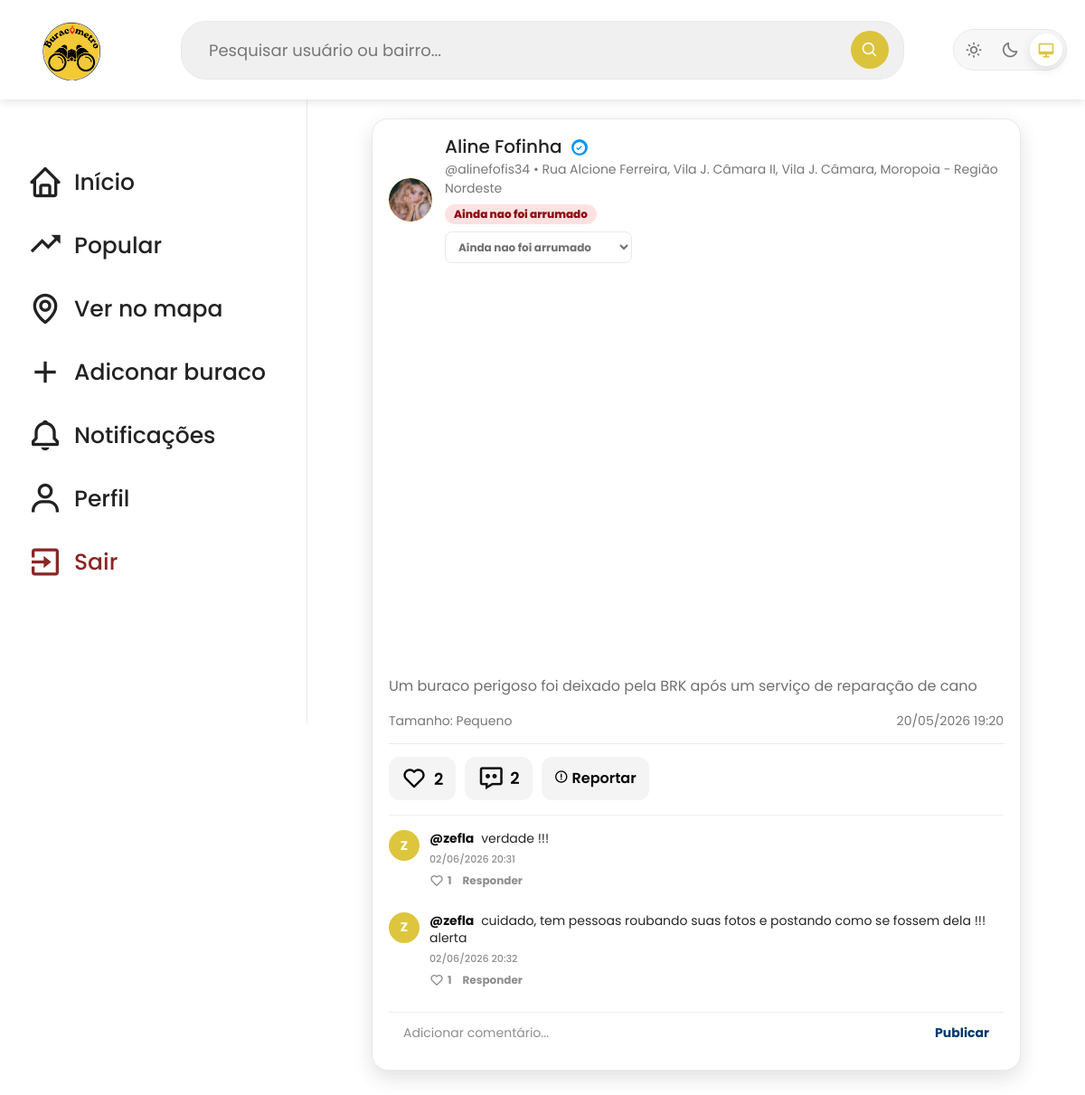
Screenshot of /buracos/detalhe/23/ (signed in) with the database file from the repository.
### buracos/models.py (models this page shows, shortened)
class Buraco(models.Model):
    STATUS_NAO_ARRUMADO = "nao_arrumado"
    STATUS_EM_OBRA = "em_obra"
    STATUS_ARRUMADO = "arrumado"
    STATUS_CHOICES = [
        (STATUS_NAO_ARRUMADO, "Ainda nao foi arrumado"),
        (STATUS_EM_OBRA, "Em obra"),
        (STATUS_ARRUMADO, "Ja arrumado"),
    ]
    titulo = models.CharField(max_length=255)
    descricao = models.TextField()
    local = models.CharField(max_length=255)
    endereco = models.CharField(max_length=255)
    url_imagem = models.URLField(blank=True, null=True)
    imagem = models.ImageField(upload_to='buracos/', null=True, blank=True)
    tamanho = models.SmallIntegerField(default=1)
    status = models.CharField(
        max_length=20,
        choices=STATUS_CHOICES,
        default=STATUS_NAO_ARRUMADO
    )
    data_atual = models.DateTimeField(auto_now_add=True)
    created_at = models.DateTimeField(auto_now_add=True)  # Data e hora de criação (preenchido automaticamente)
    updated_at = models.DateTimeField(auto_now=True)  # Data e hora de última atualização (atualizado automaticamente)
    usuario = models.ForeignKey(settings.AUTH_USER_MODEL, on_delete=models.CASCADE, null=True, blank=True)
    @property
    def tamanho_nome(self):
        tamanhos = {
            1: "Pequeno",
            2: "Médio",
            3: "Grande",
            4: "Gigante",
        }
        return tamanhos.get(self.tamanho, "Pequeno")
    @property
    def status_nome(self):
        return dict(self.STATUS_CHOICES).get(self.status, "Ainda nao foi arrumado")
    @property
    def status_classe(self):
        return self.status.replace("_", "-")
    class Meta:
        indexes = [
            models.Index(fields=["-created_at"], name="buraco_created_idx"),
            models.Index(fields=["status", "-created_at"], name="buraco_status_created_idx"),
            models.Index(fields=["usuario", "-created_at"], name="buraco_usuario_created_idx"),
        ]

class Comentario(models.Model):
    usuario = models.ForeignKey(
        settings.AUTH_USER_MODEL,
        on_delete=models.CASCADE
    )
    buraco = models.ForeignKey(
        Buraco,
        on_delete=models.CASCADE,
        related_name="comentarios"
    )
    texto = models.TextField()
    resposta_de = models.ForeignKey(
        "self",
        on_delete=models.CASCADE,
        related_name="respostas",
        null=True,
        blank=True
    )
    created_at = models.DateTimeField(auto_now_add=True)
    class Meta:
        indexes = [
            models.Index(fields=["buraco", "resposta_de", "created_at"], name="coment_buraco_resp_idx"),
        ]

### usuarios/models.py (models this page shows, shortened)
class CustomUser(AbstractUser):
    date_of_birth = models.DateField(null=True, blank=True)
    name = models.CharField(max_length=255, null=True, blank=True)
    foto = models.ImageField(upload_to='perfis/', null=True, blank=True)
    postagens_removidas_por_reporte = models.PositiveIntegerField(default=0)
    objects = UserManager()
    @property
    def verificado(self):
        if self.is_staff or self.is_superuser or self.postagens_removidas_por_reporte > 0:
            return False
        from buracos.models import Buraco
        buracos = Buraco.objects.filter(usuario=self)
        return (
            buracos.count() >= 5
            and buracos.filter(status=Buraco.STATUS_ARRUMADO).exists()
        )

### buracos/views.py (the view)
# urls.py: path('detalhe/<int:id>/', detalheBuracoView, name='detalheBuracoView'),
def detalheBuracoView(request, id):
    buraco = get_object_or_404(Buraco, id=id)
    buraco.curtido = request.user.is_authenticated and Like.objects.filter(
        usuario=request.user,
        buraco=buraco
    ).exists()
    return render(request, 'buracos/detalhe-buraco.html', {
        'buraco': buraco
    })

### paginas/templatetags/cloudinary_images.py (called while the page is built)
def _cloudinary_transform(url, transformation):
    if not url:
        return ""
    url = str(url)
    if "res.cloudinary.com" not in url or "/upload/" not in url:
        return url
    if f"/upload/{transformation}/" in url:
        return url
    return url.replace("/upload/", f"/upload/{transformation}/", 1)

@register.filter
def cloudinary_avatar(url):
    return _cloudinary_transform(url, "f_auto,q_auto,c_fill,g_face,w_160,h_160")

### principal/context_processors.py (called while the page is built)
def notificacoes_nao_lidas(request):
    if not request.user.is_authenticated:
        return {"notificacoes_nao_lidas": 0}
    return {
        "notificacoes_nao_lidas": Notificacao.objects.filter(
            destinatario=request.user,
            lida=False
        ).count()
    }

### buracos/templates/buracos/detalhe-buraco.html (shortened to what this page needs)
{% extends 'principal/principal.html' %}
{% load static cloudinary_images %}
{% block content %}
<div class="feed-container">
    <div class="post-card detalhe-post-card">
        <div class="post-header">
            <div class="avatar">
                {% if buraco.usuario.foto %}
                    <img src="{{ buraco.usuario.foto.url|cloudinary_avatar }}" alt="Foto de perfil">
                {% elif buraco.usuario %}
                    {{ buraco.usuario.username|slice:":1"|upper }}
                {% else %}
                    ?
                {% endif %}
            </div>
            <div>
                {% if buraco.usuario %}
                    <h2>
                        <a href="{% url 'perfilPublicoView' buraco.usuario.username %}">
                            {{ buraco.usuario.name|default:buraco.usuario.username }}
                            {% if buraco.usuario.is_staff or buraco.usuario.is_superuser %}
                                <span class="selo-admin"><i class='bx bxs-badge-check'></i> admin</span>
                            {% elif buraco.usuario.verificado %}
                                <span class="selo-verificado" title="Colaborador verificado"><i class='bx bxs-check-circle'></i></span>
                            {% endif %}
                        </a>
                    </h2>
                    <p>@{{ buraco.usuario.username }} • {{ buraco.endereco }}</p>
                    <span class="status-buraco status-{{ buraco.status_classe }}">{{ buraco.status_nome }}</span>
                    {% if request.user.is_staff or request.user.is_superuser %}
                        <form class="form-status-buraco" data-url="{% url 'atualizarStatusBuraco' buraco.id %}">
                            <select name="status" aria-label="Alterar status da postagem">
                                <option value="nao_arrumado" {% if buraco.status == "nao_arrumado" %}selected{% endif %}>Ainda nao foi arrumado</option>
                            </select>
                        </form>
                    {% endif %}
                {% endif %}
            </div>
        </div>
        {% if buraco.imagem %}
            <img class="post-image" src="{{ buraco.imagem.url|cloudinary_feed }}" alt="Imagem do buraco" loading="lazy" decoding="async">
        {% elif buraco.url_imagem %}
            <img class="post-image" src="{% static 'image-users/' %}{{ buraco.url_imagem }}" alt="Imagem do buraco" loading="lazy" decoding="async">
        {% endif %}
        <div class="post-body">
            <p>{{ buraco.descricao }}</p>
            <div class="post-info">
                <span>Tamanho: {{ buraco.tamanho_nome }}</span>
                <span>{{ buraco.created_at|date:"d/m/Y H:i" }}</span>
            </div>
            <div class="post-actions">
                <button
                    id="btnLikeDetalhe"
                    class="btn-like {% if buraco.curtido %}curtido{% endif %}"
                    data-url="{% url 'curtirBuraco' buraco.id %}">
                    <i class='bx {% if buraco.curtido %}bxs-heart{% else %}bx-heart{% endif %}'></i>
                    <span class="like-count">{{ buraco.likes.count }}</span>
                </button>
                <button type="button" id="btnFocarComentarioDetalhe" class="btn-comentar">
                    <i class="bx bx-message-dots"></i>
                    <span id="contadorComentariosDetalhe">{{ buraco.comentarios.count }}</span>
                </button>
                <button
                    type="button"
                    id="btnReportarDetalhe"
                    class="btn-reportar-feed"
                    data-url="{% url 'reportarBuraco' buraco.id %}">
                    <i class='bx bx-error-circle'></i>
                    <span>Reportar</span>
                </button>
            </div>
            <div id="listaComentariosDetalhe" class="comentarios-detalhe">
                {% for comentario in buraco.comentarios.all %}
                    {% if not comentario.resposta_de %}
                        <div
                            class="comentario-item"
                            data-comentario-id="{{ comentario.id }}"
                            data-username="{{ comentario.usuario.username }}"
                            data-like-url="{% url 'curtirComentario' comentario.id %}"
                            data-delete-url="{% url 'excluirComentario' comentario.id %}">
                            <div class="avatar comentario-avatar">
                                {% if comentario.usuario.foto %}
                                    <img src="{{ comentario.usuario.foto.url|cloudinary_avatar }}" alt="Foto">
                                {% else %}
                                    {{ comentario.usuario.username|slice:":1"|upper }}
                                {% endif %}
                            </div>
                            <div class="comentario-conteudo">
                                <p>
                                    <strong>@{{ comentario.usuario.username }}</strong>
                                    {{ comentario.texto }}
                                </p>
                                <span class="comentario-data">{{ comentario.created_at|date:"d/m/Y H:i" }}</span>
                                <div class="comentario-acoes">
                                    <button type="button" class="btn-curtir-comentario">
                                        <i class='bx bx-heart'></i>
                                        <span>{{ comentario.likes.count }}</span>
                                    </button>
                                    <button type="button" class="btn-responder-comentario">Responder</button>
                                </div>
                            </div>
                        </div>
                    {% endif %}
                {% empty %}
                    <p class="sem-comentarios">Nenhum comentário ainda.</p>
                {% endfor %}
            </div>
            <form id="formComentarioDetalhe" class="form-comentario-post-modal" action="{% url 'comentarBuraco' buraco.id %}" method="post">
                <input type="text" name="comentario" placeholder="Adicionar comentário..." autocomplete="off" required>
                <button type="submit">Publicar</button>
            </form>
        </div>
    </div>
</div>
{% endblock %}

### rows the page displays
Buraco: usuario.foto|cloudinary_avatar (picture), usuario.name "Aline Fofinha", usuario.username "alinefofis34", endereco "Rua Alcione Ferreira, Vila J. Câmara II, Vila J. Câmara, Moropoia - Região Nordeste", status_nome "Ainda nao foi arrumado", status "Ainda nao foi arrumado", url_imagem (picture), descricao "Um buraco perigoso foi deixado pela BRK após um serviço de reparação de cano", tamanho_nome "Pequeno", created_at "20/05/2026 19:20", likes.count "2", comentarios.count "2"
Comentario: usuario.username "Z", usuario.username "zefla", texto "verdade !!!", created_at "02/06/2026 20:31", likes.count "1"
Comentario: usuario.username "Z", usuario.username "zefla", texto "cuidado, tem pessoas roubando suas fotos e postando como se fossem dela !!! alerta", created_at "02/06/2026 20:32", likes.count "1"
